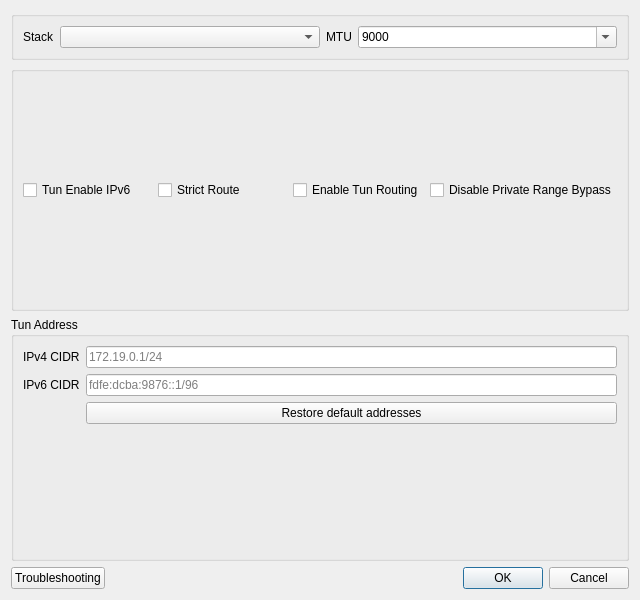
<?xml version="1.0" encoding="UTF-8"?>
<ui version="4.0">
 <class>DialogVPNSettings</class>
 <widget class="QDialog" name="DialogVPNSettings">
  <property name="geometry">
   <rect>
    <x>0</x>
    <y>0</y>
    <width>640</width>
    <height>600</height>
   </rect>
  </property>
  <property name="windowTitle">
   <string>Tun Settings</string>
  </property>
  <layout class="QVBoxLayout" name="verticalLayout">
   <item>
    <widget class="QGroupBox" name="groupBox">
     <property name="sizePolicy">
      <sizepolicy hsizetype="Preferred" vsizetype="Maximum">
       <horstretch>0</horstretch>
       <verstretch>0</verstretch>
      </sizepolicy>
     </property>
     <layout class="QHBoxLayout" name="horizontalLayout_5">
      <item>
       <widget class="QLabel" name="label_4">
        <property name="sizePolicy">
         <sizepolicy hsizetype="Maximum" vsizetype="Preferred">
          <horstretch>0</horstretch>
          <verstretch>0</verstretch>
         </sizepolicy>
        </property>
        <property name="text">
         <string notr="true">Stack</string>
        </property>
       </widget>
      </item>
      <item>
       <widget class="QComboBox" name="vpn_implementation">
        <property name="editable">
         <bool>false</bool>
        </property>
       </widget>
      </item>
      <item>
       <widget class="QLabel" name="label_10">
        <property name="sizePolicy">
         <sizepolicy hsizetype="Maximum" vsizetype="Preferred">
          <horstretch>0</horstretch>
          <verstretch>0</verstretch>
         </sizepolicy>
        </property>
        <property name="text">
         <string notr="true">MTU</string>
        </property>
       </widget>
      </item>
      <item>
       <widget class="QComboBox" name="vpn_mtu">
        <property name="editable">
         <bool>true</bool>
        </property>
        <item>
         <property name="text">
          <string notr="true">9000</string>
         </property>
        </item>
        <item>
         <property name="text">
          <string notr="true">1500</string>
         </property>
        </item>
       </widget>
      </item>
     </layout>
    </widget>
   </item>
   <item>
    <widget class="QGroupBox" name="horizontalGroupBox_2">
     <layout class="QHBoxLayout" name="horizontalLayout">
      <item>
       <widget class="QCheckBox" name="vpn_ipv6">
        <property name="text">
         <string>Tun Enable IPv6</string>
        </property>
       </widget>
      </item>
      <item>
       <widget class="QCheckBox" name="strict_route">
        <property name="text">
         <string>Strict Route</string>
        </property>
       </widget>
      </item>
      <item>
       <widget class="QCheckBox" name="tun_routing">
        <property name="toolTip">
         <string>&lt;html&gt;&lt;head/&gt;&lt;body&gt;&lt;p&gt;When enabled, Direct IP CIDRs and rule sets will also be added to the Tun setting to be excluded at OS routing level. IMPORTANT: Large rule sets have been reported to cause massive CPU usage in windows, please enable this option with caution.&lt;/p&gt;&lt;/body&gt;&lt;/html&gt;</string>
        </property>
        <property name="text">
         <string>Enable Tun Routing</string>
        </property>
       </widget>
      </item>
      <item>
       <widget class="QCheckBox" name="disable_priv_range">
        <property name="toolTip">
         <string>&lt;html&gt;&lt;head/&gt;&lt;body&gt;&lt;p&gt;Allows traffics destined for private ranges to be hijacked into The Core&lt;/p&gt;&lt;/body&gt;&lt;/html&gt;</string>
        </property>
        <property name="text">
         <string>Disable Private Range Bypass</string>
        </property>
       </widget>
      </item>
     </layout>
    </widget>
   </item>
   <item>
    <widget class="QGroupBox" name="tunAddressGroupBox">
     <property name="title">
      <string>Tun Address</string>
     </property>
     <layout class="QFormLayout" name="formLayout">
      <item row="0" column="0">
       <widget class="QLabel" name="label_tun_ipv4">
        <property name="text">
         <string>IPv4 CIDR</string>
        </property>
       </widget>
      </item>
      <item row="0" column="1">
       <widget class="QLineEdit" name="tun_ipv4_cidr">
        <property name="placeholderText">
         <string notr="true">172.19.0.1/24</string>
        </property>
       </widget>
      </item>
      <item row="1" column="0">
       <widget class="QLabel" name="label_tun_ipv6">
        <property name="text">
         <string>IPv6 CIDR</string>
        </property>
       </widget>
      </item>
      <item row="1" column="1">
       <widget class="QLineEdit" name="tun_ipv6_cidr">
        <property name="placeholderText">
         <string notr="true">fdfe:dcba:9876::1/96</string>
        </property>
       </widget>
      </item>
      <item row="2" column="1">
       <widget class="QPushButton" name="restore_default_addresses">
        <property name="text">
         <string>Restore default addresses</string>
        </property>
       </widget>
      </item>
     </layout>
    </widget>
   </item>
   <item>
    <layout class="QHBoxLayout" name="horizontalLayout_3">
     <item>
      <widget class="QPushButton" name="troubleshooting">
       <property name="text">
        <string>Troubleshooting</string>
       </property>
      </widget>
     </item>
     <item>
      <widget class="QDialogButtonBox" name="buttonBox">
       <property name="standardButtons">
        <set>QDialogButtonBox::StandardButton::Cancel|QDialogButtonBox::StandardButton::Ok</set>
       </property>
      </widget>
     </item>
    </layout>
   </item>
  </layout>
 </widget>
 <tabstops>
  <tabstop>vpn_implementation</tabstop>
  <tabstop>vpn_mtu</tabstop>
  <tabstop>vpn_ipv6</tabstop>
  <tabstop>tun_ipv4_cidr</tabstop>
  <tabstop>tun_ipv6_cidr</tabstop>
  <tabstop>restore_default_addresses</tabstop>
  <tabstop>strict_route</tabstop>
  <tabstop>troubleshooting</tabstop>
 </tabstops>
 <resources/>
 <connections>
  <connection>
   <sender>buttonBox</sender>
   <signal>rejected()</signal>
   <receiver>DialogVPNSettings</receiver>
   <slot>reject()</slot>
   <hints>
    <hint type="sourcelabel">
     <x>399</x>
     <y>575</y>
    </hint>
    <hint type="destinationlabel">
     <x>399</x>
     <y>299</y>
    </hint>
   </hints>
  </connection>
  <connection>
   <sender>buttonBox</sender>
   <signal>accepted()</signal>
   <receiver>DialogVPNSettings</receiver>
   <slot>accept()</slot>
   <hints>
    <hint type="sourcelabel">
     <x>399</x>
     <y>575</y>
    </hint>
    <hint type="destinationlabel">
     <x>399</x>
     <y>299</y>
    </hint>
   </hints>
  </connection>
 </connections>
</ui>
